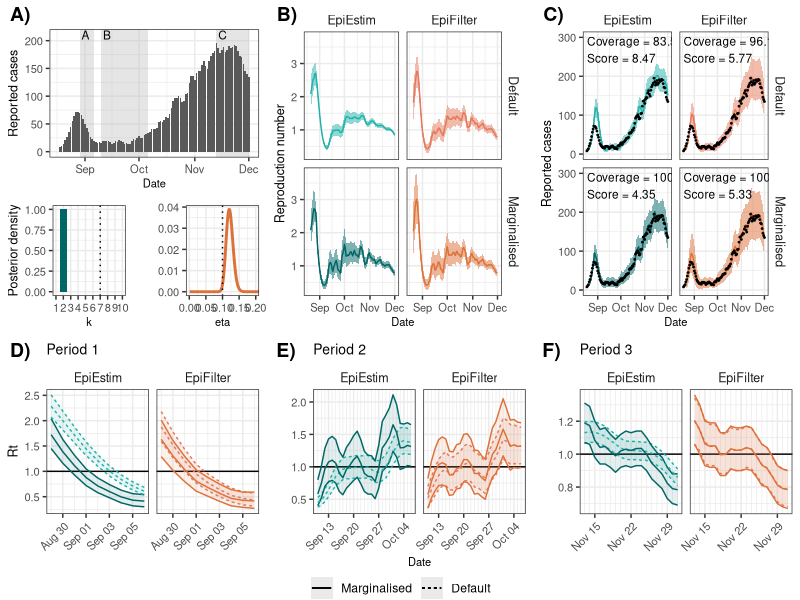

This chart was generated by the following R code: (Note: this script raises an error after producing the figure.)

rm(list=ls())

library(tidyverse)
library(cowplot)

custom_theme <- theme_bw() +
  theme(
    axis.title.y = element_text(size=9),
    axis.title.x = element_text(size=8),
    axis.text = element_text(size=8),
    strip.background = element_blank(),
    strip.text = element_text(size=9),
    plot.title = element_text(hjust = 0.5, size=10)#,
    # panel.grid = element_blank()
  )

windin=3

perioda_st = as.Date("2021-08-29")
perioda_en = as.Date("2021-09-06")
periodb_st = as.Date("2021-09-10")
periodb_en = as.Date("2021-10-06")
periodc_st = as.Date("2021-11-13")
periodc_en = as.Date("2021-12-01")

# Load the data
df = read.csv("paper/outputs/02nzcovid.csv")
df_eepost = read.csv("paper/outputs/02nzcovid_epiestimposteriors.csv")
df_efpost = read.csv("paper/outputs/02nzcovid_epifilterposteriors.csv")

# Clean the data
df$fit = ifelse(grepl("Conditional", df$fit), "Default", df$fit)
df = df %>%
  mutate(NameForColors=paste0(model, fit),
         date = as.Date("2021-08-18") - 1 + t) %>%
  filter(date <= as.Date("2021-12-01")) %>%
  mutate(fit2 = factor(fit, levels=c("Marginalised", "Default")),
         fit=factor(fit, levels=c("Default", "Marginalised")))

# Append colors
colors <- c(EpiEstimMarginalised="#006666", EpiEstimDefault="#20B2AA",
            EpiFilterMarginalised="#DE7139", EpiFilterDefault="#E5785A")

# Calculate coverage statistics
df_coverage = df %>%
  filter(t>windin) %>%
  group_by(simulation, model, fit) %>%
  summarise(Rt_coverage = 100*round(mean((TrueRt <= upper) & (TrueRt >= lower)), digits=3),
            Ct_coverage = 100*round(mean((Cases <= upper_cases) & (Cases >= lower_cases)), digits=3),
            score = signif(mean(crps), 3))



# Plot the raw data
plt_data = ggplot(df %>% filter(model=="EpiEstim", fit=="Marginalised")) +
  geom_rect(aes(xmin=perioda_st, xmax=perioda_en, ymin=-Inf, ymax=Inf), fill="gray", alpha=0.4, data=.%>%filter(t==1)) +
  geom_rect(aes(xmin=periodb_st, xmax=periodb_en, ymin=-Inf, ymax=Inf), fill="gray", alpha=0.4, data=.%>%filter(t==1)) +
  geom_rect(aes(xmin=periodc_st, xmax=periodc_en, ymin=-Inf, ymax=Inf), fill="gray", alpha=0.4, data=.%>%filter(t==1)) +
  annotate("text", x=perioda_st+1, y=210, label="A", hjust=0, size=3) +
  annotate("text", x=periodb_st+1, y=210, label="B", hjust=0, size=3) +
  annotate("text", x=periodc_st+1, y=210, label="C", hjust=0, size=3) +
  geom_col(aes(x=date, y=Cases), width = 0.8) +
  # scale_x_continuous(limits = c(0, 100)) +
  custom_theme +
  xlab("Date") + ylab("Reported cases") +
  ggtitle("")

# Plot posteriors
plt_post = ggplot(df) +
  geom_ribbon(aes(x=date, ymin=lower, ymax=upper, fill=NameForColors), data=.%>%filter(t>windin), alpha=0.5) +
  geom_line(aes(x=date, y=mean, color=NameForColors), data=.%>%filter(t>windin)) +
  geom_line(aes(x=date, y=TrueRt), color="black", lwd=0.3) +
  facet_grid(fit~model) +
  # coord_cartesian(ylim=c(0.2, 2.0)) +
  ylab("Reproduction number") + xlab("Date") +
  custom_theme +
  scale_fill_manual(values=colors) +
  scale_color_manual(values=colors) +
  theme(legend.position="none")

# Plot predictive posteriors
plt_predpost = ggplot(df) +
  geom_ribbon(aes(x=date, ymin=lower_cases, ymax=upper_cases, fill=NameForColors), data=.%>%filter(t>windin), alpha=0.5) +
  geom_line(aes(x=date, y=mean_cases, color=NameForColors), data=.%>%filter(t>windin)) +
  geom_point(aes(x=date, y=Cases), color="black", size=0.3) +
  geom_text(data = df_coverage,
            aes(x = min(df$date), y = Inf, label = paste0("Coverage = ", Ct_coverage, "%\nScore = ", score)),
            hjust = 0, vjust = 1.2, size = 3, color = "black") +
  facet_grid(fit~model) +
  coord_cartesian(ylim=c(0,300)) +
  ylab("Reported cases") + xlab("Date") +
  custom_theme +
  scale_fill_manual(values=colors) +
  scale_color_manual(values=colors) +
  theme(legend.position="none")


# Plot parameter estimates
xlims = c(0, 0.2)

plt_param_ef = ggplot(df_efpost) +
  geom_line(aes(x=eta, y=p), color="#DE7139", lwd=1) +
  geom_vline(xintercept=0.1, color="black", linetype="dotted") +
  custom_theme +
  coord_cartesian(xlim=xlims) +
  xlab("eta") + ylab("")

plt_param_ee = ggplot(df_eepost) +
  geom_col(aes(x=k, y=p), fill="#006666") +
  custom_theme +
  xlab("k") + ylab("Posterior density") +
  scale_x_continuous(breaks=seq(1,10), labels=seq(1,10), limits=c(1,10), minor_breaks=NULL) +
  geom_vline(xintercept=7, color="black", linetype="dotted")

plt_param = plot_grid(plt_param_ee, plt_param_ef, ncol=2)



plt = plot_grid(plot_grid(plt_data, plt_param, ncol=1, rel_heights=c(1, 0.7)),
                plt_post,
                plt_predpost,
                ncol=3) 



# Zoomed-in Rt plots

plt_zoom_1 = ggplot(df %>% filter(date<=perioda_en, date>=perioda_st)) +
  geom_hline(yintercept=1, color="black") +
  geom_ribbon(aes(x=date, ymin=lower, ymax=upper, fill=NameForColors, linetype=fit2), alpha=0.1) +
  geom_line(aes(x=date, y=upper, color=NameForColors, linetype=fit2)) +
  geom_line(aes(x=date, y=lower, color=NameForColors, linetype=fit2)) +
  geom_line(aes(x=date, y=mean, color=NameForColors, linetype=fit2)) +
  facet_wrap(~model, ncol=2) +
  custom_theme  +
  scale_fill_manual(values=colors) +
  scale_color_manual(values=colors) +
  scale_x_date(minor_breaks="1 day") +
  theme(legend.position="none", plot.title = element_text(hjust = 0), axis.text.x = element_text(angle = 45, hjust = 1)) +
  ggtitle("Period 1") +
  xlab("") + ylab("Rt")

plt_zoom_2 = ggplot(df %>% filter(date>=periodb_st, date<=periodb_en)) +
  geom_hline(yintercept=1, color="black") +
  geom_ribbon(aes(x=date, ymin=lower, ymax=upper, fill=NameForColors, linetype=fit2), alpha=0.1) +
  geom_line(aes(x=date, y=upper, color=NameForColors, linetype=fit2)) +
  geom_line(aes(x=date, y=lower, color=NameForColors, linetype=fit2)) +
  geom_line(aes(x=date, y=mean, color=NameForColors, linetype=fit2)) +
  facet_wrap(~model, ncol=2) +
  custom_theme  +
  scale_fill_manual(values=colors) +
  scale_color_manual(values=colors) +
  scale_x_date(minor_breaks="1 day") +
  theme(legend.position="none", plot.title = element_text(hjust = 0), axis.text.x = element_text(angle = 45, hjust = 1)) +
  ggtitle("Period 2") +
  xlab("Date") + ylab("")

plt_zoom_3 = ggplot(df %>% filter(date>=periodc_st, date<=periodc_en)) +
  geom_hline(yintercept=1, color="black") +
  geom_ribbon(aes(x=date, ymin=lower, ymax=upper, fill=NameForColors, linetype=fit2), alpha=0.1) +
  geom_line(aes(x=date, y=upper, color=NameForColors, linetype=fit2)) +
  geom_line(aes(x=date, y=lower, color=NameForColors, linetype=fit2)) +
  geom_line(aes(x=date, y=mean, color=NameForColors, linetype=fit2)) +
  facet_wrap(~model, ncol=2) +
  custom_theme  +
  scale_fill_manual(values=colors) +
  scale_color_manual(values=colors) +
  scale_x_date(minor_breaks="1 day") +
  theme(plot.title = element_text(hjust = 0), axis.text.x = element_text(angle = 45, hjust = 1)) +
  ggtitle("Period 3") +
  xlab("") + ylab("") +
  guides(color="none", fill="none", linetype=guide_legend(title=NULL, direction="horizontal"))

legend = get_legend(plt_zoom_3)

plt2 = plot_grid(plot_grid(plt_data, plt_param, ncol=1, rel_heights=c(1, 0.7)),
                 plt_post,
                 plt_predpost,
                 plt_zoom_1,
                 plt_zoom_2,
                 plt_zoom_3 + theme(legend.position="none"),
                 NULL,
                 legend,
                 NULL,
                 ncol=3,
                 rel_heights=c(0.7,0.5,0.05),
                 labels=c("A)", "B)", "C)", "D)", "E)", "F)")) 
plt2
ggsave(paste0("paper/figures/02nzcovid.png"), plt2, dpi=300, width=25, height=14, units="cm")


# Fetch numbers for table

# First window
df1 = df %>%
  filter(date >= perioda_st, date <= perioda_en) %>%
  group_by(model, fit) %>%
  summarise(lower_det = date[which(lower<1)[1]],
            mean_det = date[which(mean<1)[1]],
            upper_det = date[which(upper<1)[1]]) %>%
  ungroup() %>%
  mutate(name = paste0(model, fit)) %>%
  select(-model, -fit) %>%
  column_to_rownames(var="name") %>%
  t()

df2 = df %>%
  filter(date >= periodb_st, date <= periodb_en) %>%
  group_by(model, fit) %>%
  summarise(lower_det = date[which(lower>1)[1]],
            mean_det = date[which(mean>1)[1]],
            upper_det = date[which(upper>1)[1]]) %>%
  ungroup() %>%
  mutate(name = paste0(model, fit)) %>%
  select(-model, -fit) %>%
  column_to_rownames(var="name") %>%
  t()

df3 = df %>%
  filter(date >= periodc_st, date <= periodc_en) %>%
  group_by(model, fit) %>%
  summarise(lower_det = date[which(lower<1)[1]],
            mean_det = date[which(mean<1)[1]],
            upper_det = date[which(upper<1)[1]]) %>%
  ungroup() %>%
  mutate(name = paste0(model, fit)) %>%
  select(-model, -fit) %>%
  column_to_rownames(var="name") %>%
  t()

